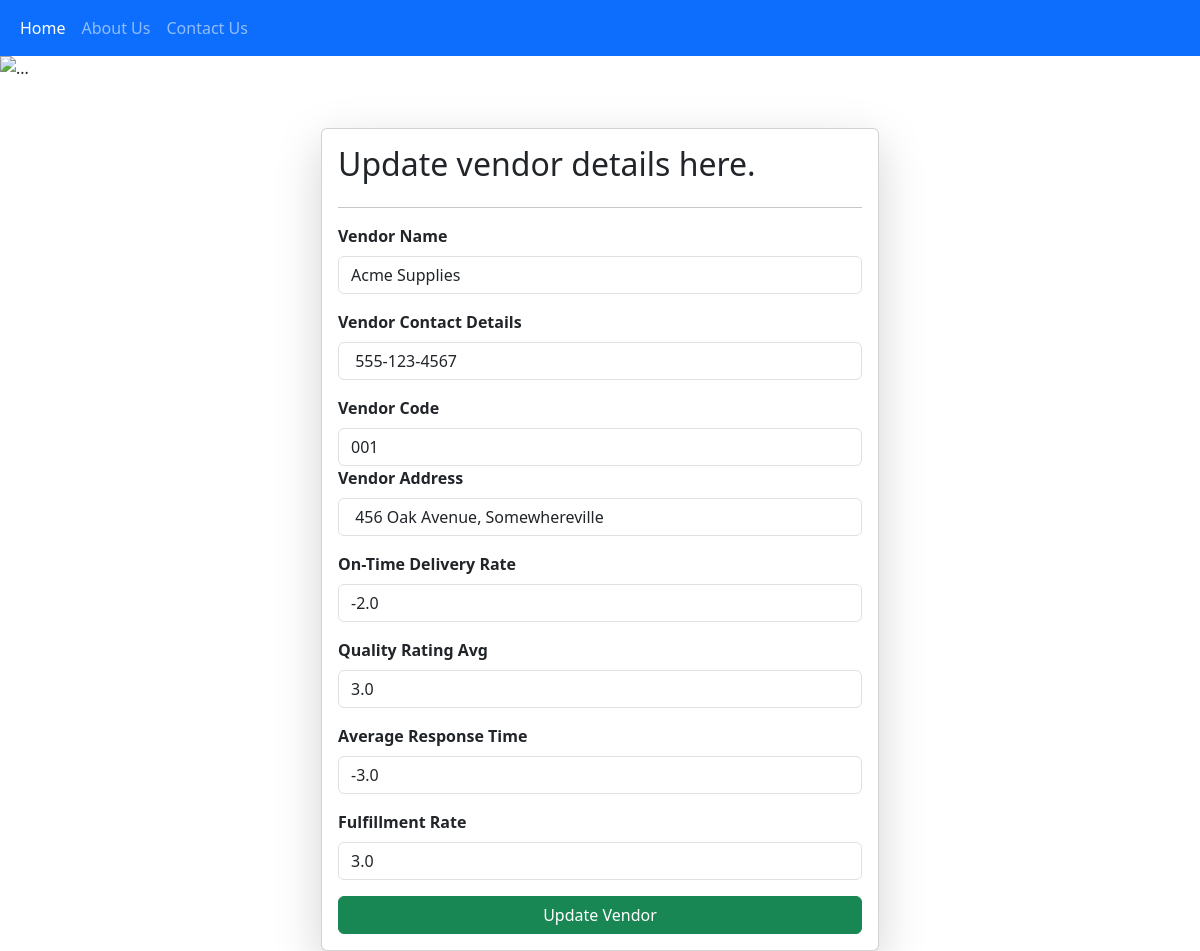
The page /update-vendor/1/ on the database its author committed.
### vendors_record/models.py (models this page shows, shortened)
class Vendor(models.Model):
    name = models.CharField(max_length=255)
    contact_details = models.TextField()
    address = models.TextField()
    vendor_code = models.CharField(max_length=20, unique=True)
    on_time_delivery_rate = models.FloatField(null=True, blank=True)
    quality_rating_avg = models.FloatField(null=True, blank=True)
    average_response_time = models.FloatField(null=True, blank=True)
    fulfillment_rate = models.FloatField(null=True, blank=True)

### vendors_record/views.py (the view, shortened to what this page needs)
# urls.py: path('update-vendor/<id>/',update_vendor,name='update_vendor'),
def update_vendor(request, id):
  queryset= Vendor.objects.get(id=id)
  context={'vendors': queryset}
  return render(request,'update_vendors.html', context)

### vendors_record/templates/update_vendors.html (shortened to what this page needs)
<!DOCTYPE html>
<html lang="en">
<head>
    <link href="https://cdn.jsdelivr.net/npm/bootstrap@5.3.2/dist/css/bootstrap.min.css" rel="stylesheet">
</head>
<body>
    <nav class="navbar navbar-expand-lg navbar-dark bg-primary">
        <div class="container-fluid">
            <div class="collapse navbar-collapse" id="navbarSupportedContent">
                <ul class="navbar-nav me-auto mb-2 mb-lg-0">
                    <li class="nav-item">
                        <a class="nav-link active" aria-current="page" href="/">Home</a>
                    </li>
                    <li class="nav-item">
                        <a class="nav-link" href="/about">About Us</a>
                    </li>
                    <li class="nav-item">
                        <a class="nav-link" href="/contact">Contact Us</a>
                    </li>
                </ul>
            </div>
        </div>
    </nav>
    <div class="container-fluid px-0 mb-3">
        <img src="https://source.unsplash.com/2000x400/?Office" class="d-block w-100" alt="...">
    </div>
    <div class="container mt-5">
        <form class="col-6 mx-auto card p-3 shadow-lg" method="post" enctype="multipart/form-data">
            <h2>Update vendor details here.</h2>
            <hr>
            <div class="mb-3">
                <label for="exampleInputEmail1" class="form-label">Vendor Name</label>
                <input name="name" value="{{vendors.name}}" type="text" class="form-control" required>
            </div>
            <div class="mb-3">
                <label for="exampleInputEmail1" class="form-label">Vendor Contact Details</label>
                <input name="contact_details" value="{{vendors.contact_details}}" type="text" class="form-control" required>
            </div>
            <div clas s="mb-3">
                <label for="exampleInputEmail1" class="form-label">Vendor Code</label>
                <input name="vendor_code" value="{{vendors.vendor_code}}" type="text" class="form-control" required>
            </div>
            <div class="mb-3">
                <label for="exampleInputEmail1" class="form-label">Vendor Address</label>
                <input name="address" value="{{vendors.address}}" type="text" class="form-control" required>
            </div>
            <div class="mb-3">
                <label for="exampleInputEmail1" class="form-label">On-Time Delivery Rate</label>
                <input name="on_time_delivery_rate" value="{{vendors.on_time_delivery_rate}}" type="number" class="form-control" required>
            </div>
            <div class="mb-3">
                <label for="exampleInputEmail1" class="form-label">Quality Rating Avg</label>
                <input name="quality_rating_avg" value="{{vendors.quality_rating_avg}}" type="number" class="form-control" required>
            </div>
            <div class="mb-3">
                <label for="exampleInputEmail1" class="form-label">Average Response Time</label>
                <input name="average_response_time" value="{{vendors.average_response_time}}" type="number" class="form-control" required>
            </div>
            <div class="mb-3">
                <label for="exampleInputEmail1" class="form-label">Fulfillment Rate</label>
                <input name="fulfillment_rate" value="{{vendors.fulfillment_rate}}" type="number" class="form-control" required>
            </div>
            <button type="submit" class="btn btn-success">Update Vendor</button>
        </form>
    </div>
</body>
</html>

### vendors_record/templates/update_vendors.html (style rules this page uses)
.form-label { font-weight: bold; }

### rows shown on the page
Vendor: name "Acme Supplies", contact_details "555-123-4567", vendor_code "001", address "456 Oak Avenue, Somewhereville", on_time_delivery_rate "-2.0", quality_rating_avg "3.0", average_response_time "-3.0", fulfillment_rate "3.0"
